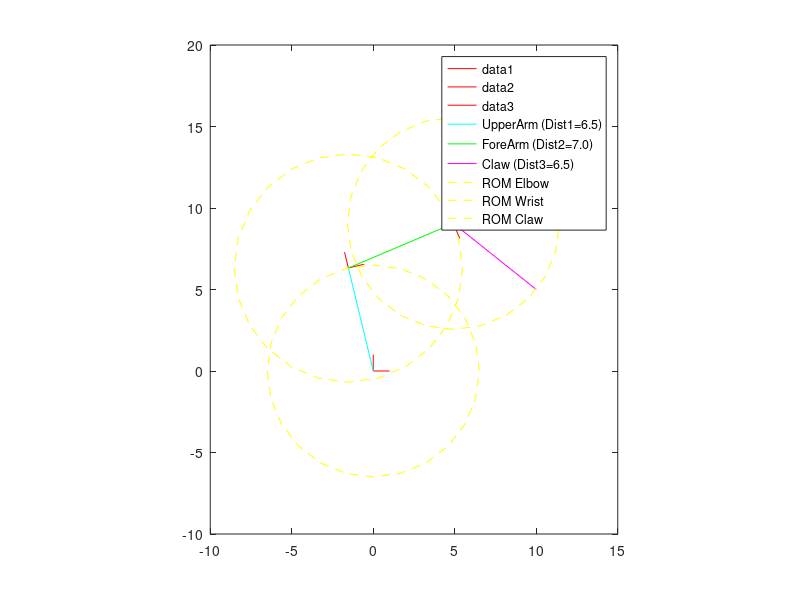

Reproduce this figure in MATLAB.
clear all;
%%%LengthParameters (cm)   *Origin<=>Elbow
d1=6.5;  %UpperArm Shoulder-Elbow
d2=7;  %Forearm Elbow-Wrist
d3=6.5;  %Hand Wrist-Claw (gripping position)

%%%INPUTS COORDINATES & Angle: 
X=10;
Y=5;
A3=5*pi/7; %Angle of End Effector / Claw


R=sqrt(X^2+Y^2); % Distance (0,0) to (X,Y)

% if R > d1+d2+d3
%     error('position unreachable.');
% end


%%%INVERSE KINEMATICS : Cosinus Law, Origin to Wrist

%INTERMEDIATE COORDINATES : Wrist(Mx,My)
Mx=X-d3*sin(A3);
My=Y-d3*cos(A3);

r=sqrt(Mx^2+My^2); % Distance (0,0) to (Mx,My)

a=d1;b=d2;c=r;
A1=-(-pi/2 + atan2(My,Mx) + acos( (b^2-a^2-c^2)/(-2*a*c)) );
A2=-(-pi + acos( (Mx^2+My^2-a^2-b^2)/(-2*a*b) ) );
deg1=A1*360/(2*pi);
deg2=A2*360/(2*pi);


% Ob=acos( (b^2-a^2-c^2)/(-2*a*c))
% Oc=acos( (b^2-a^2-c^2)/(-2*a*c) )
% A1=-(-pi/2 + atan(y/x) + Ob)
% A2=-(-pi + Oc)

%Rotation Matrix
R1=[cos(A1) sin(A1) ; -sin(A1) cos(A1)];%Shoulder
R2=[cos(A2) sin(A2) ; -sin(A2) cos(A2)];%Elbow
R3=[cos(A3) sin(A3) ; -sin(A3) cos(A3)];%Wrist


%Default Vectors (Arm in default position : Ai=0)
D1=[0 ; d1]; %Shoulder-Elbow
D2=[0 ; d2]; %Elbow-Wrist
D3=[0 ; d3]; %Wrist-Claw

%Successive Transformations: Origin to EndEffector (Translations+Rotations)
T1=R1*D1;  %Elbow
T2=T1+R2*R1*D2;  %Wrist
T3 = T2 + R3 * D3;  %Claw END

%Points
plt1=[[0;0]  T1]; % [Shoulder , Elbow]
plt2=[T1 , T2]; % [Elbow , Wrist]
plt3=[T2 , T3]; % [Wrist , Claw]

%Local Space Frames (POV of different servos)
rep1=[1 0 ; 0 0 ; 0 1]'; %Shoulder
rep2=T1+R1*rep1(:,:);    %Elbow
rep3=T2+R2*R1*rep1(:,:); %Wrist


Dist1=sqrt( (plt1(1,2)-plt1(1,1))^2 + (plt1(2,2)-plt1(2,1))^2 );
Dist2=sqrt( (plt2(1,2)-plt2(1,1))^2 + (plt2(2,2)-plt2(2,1))^2 );
Dist=d3;

%plot
clf;
figure(1);

%Local Space Frames plot
plot(rep1(1,:),rep1(2,:),'red');hold on;%Shoulder
plot(rep2(1,:),rep2(2,:),'red');hold on;%Elbow
plot(rep3(1,:),rep3(2,:),'red');hold on;%Wrist

plot(plt1(1,:),plt1(2,:),'cyan','displayname',sprintf('UpperArm (Dist1=%.1f)',d1));
hold on; %UpperArm
plot(plt2(1,:),plt2(2,:),'green','displayname',sprintf('ForeArm (Dist2=%.1f)',d2));
hold on; %ForeArm
plot(plt3(1,:),plt3(2,:),'magenta','displayname',sprintf('Claw (Dist3=%.1f)',d3));
hold on; %Claw

% plot Circles, Effectors Range of Motion
t=linspace(-pi,pi,25);
C1=[d1*cos(t) ; d1*sin(t)];
C2=T1+[d2*cos(t) ; d2*sin(t)];
C3=T2+[d3*cos(t) ; d3*sin(t)];
plot(C1(1,:),C1(2,:),'yellow --','displayname',sprintf('ROM Elbow'));hold on;
plot(C2(1,:),C2(2,:),'yellow --','displayname',sprintf('ROM Wrist '));hold on;
plot(C3(1,:),C3(2,:),'yellow --','displayname',sprintf('ROM Claw'));hold on;
legend;

set(gca,'DataAspectRatio',[1,1,1])
